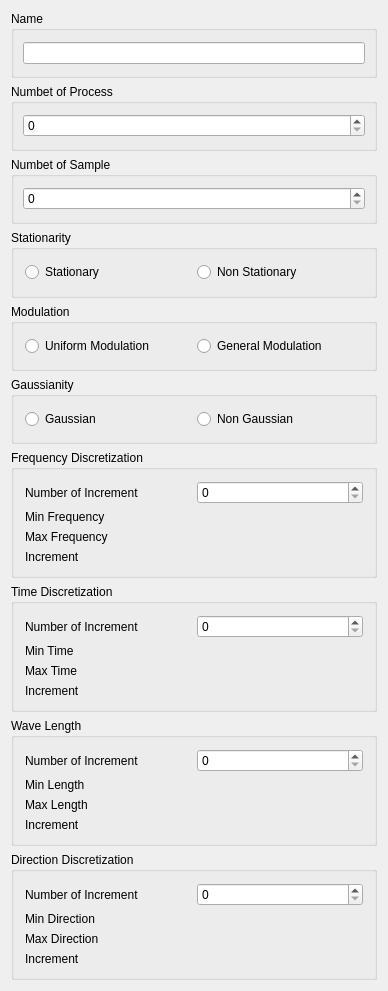
<?xml version="1.0" encoding="UTF-8"?>
<ui version="4.0">
 <class>SeismicLabGui::DlgNewSimulation</class>
 <widget class="QWidget" name="SeismicLabGui::DlgNewSimulation">
  <property name="geometry">
   <rect>
    <x>0</x>
    <y>0</y>
    <width>388</width>
    <height>991</height>
   </rect>
  </property>
  <property name="windowTitle">
   <string>Simulation</string>
  </property>
  <property name="sizeGripEnabled" stdset="0">
   <bool>true</bool>
  </property>
  <layout class="QVBoxLayout" name="verticalLayout" stretch="0,0,0,0,0,0,0,0,0,0">
   <item>
    <widget class="QGroupBox" name="GroupBox5_2">
     <property name="title">
      <string>Name</string>
     </property>
     <layout class="QGridLayout" name="_2">
      <property name="leftMargin">
       <number>9</number>
      </property>
      <property name="topMargin">
       <number>9</number>
      </property>
      <property name="rightMargin">
       <number>9</number>
      </property>
      <property name="bottomMargin">
       <number>9</number>
      </property>
      <property name="spacing">
       <number>6</number>
      </property>
      <item row="0" column="0">
       <widget class="QLineEdit" name="NameLineEdit"/>
      </item>
     </layout>
    </widget>
   </item>
   <item>
    <widget class="QGroupBox" name="GroupBox5_4">
     <property name="title">
      <string>Numbet of Process</string>
     </property>
     <layout class="QGridLayout" name="_4">
      <property name="leftMargin">
       <number>9</number>
      </property>
      <property name="topMargin">
       <number>9</number>
      </property>
      <property name="rightMargin">
       <number>9</number>
      </property>
      <property name="bottomMargin">
       <number>9</number>
      </property>
      <property name="spacing">
       <number>6</number>
      </property>
      <item row="0" column="0">
       <widget class="QSpinBox" name="numberOfProcessSpinBox"/>
      </item>
     </layout>
    </widget>
   </item>
   <item>
    <widget class="QGroupBox" name="GroupBox5_5">
     <property name="title">
      <string>Numbet of Sample</string>
     </property>
     <layout class="QGridLayout" name="_5">
      <property name="leftMargin">
       <number>9</number>
      </property>
      <property name="topMargin">
       <number>9</number>
      </property>
      <property name="rightMargin">
       <number>9</number>
      </property>
      <property name="bottomMargin">
       <number>9</number>
      </property>
      <property name="spacing">
       <number>6</number>
      </property>
      <item row="0" column="0">
       <widget class="QSpinBox" name="numberOfSampleSpinBox"/>
      </item>
     </layout>
    </widget>
   </item>
   <item>
    <widget class="QGroupBox" name="RotationGB_3">
     <property name="sizePolicy">
      <sizepolicy hsizetype="MinimumExpanding" vsizetype="Preferred">
       <horstretch>0</horstretch>
       <verstretch>0</verstretch>
      </sizepolicy>
     </property>
     <property name="toolTip">
      <string>RPS tooltips</string>
     </property>
     <property name="title">
      <string>Stationarity</string>
     </property>
     <layout class="QVBoxLayout" name="verticalLayout_6">
      <item>
       <layout class="QGridLayout" name="gridLayout_5">
        <item row="1" column="0">
         <widget class="QRadioButton" name="stationaryRadioButton">
          <property name="text">
           <string>Stationary</string>
          </property>
         </widget>
        </item>
        <item row="1" column="1">
         <widget class="QRadioButton" name="nonStationaryRadioButton">
          <property name="text">
           <string>Non Stationary</string>
          </property>
         </widget>
        </item>
       </layout>
      </item>
     </layout>
    </widget>
   </item>
   <item>
    <widget class="QGroupBox" name="RotationGB_5">
     <property name="sizePolicy">
      <sizepolicy hsizetype="MinimumExpanding" vsizetype="Preferred">
       <horstretch>0</horstretch>
       <verstretch>0</verstretch>
      </sizepolicy>
     </property>
     <property name="toolTip">
      <string>Use custom vector for pad direction otherwise
the sketch plane's normal vector will be used</string>
     </property>
     <property name="title">
      <string>Modulation</string>
     </property>
     <layout class="QVBoxLayout" name="verticalLayout_8">
      <item>
       <layout class="QGridLayout" name="gridLayout_7">
        <item row="1" column="1">
         <widget class="QRadioButton" name="generalModulationRadioButton">
          <property name="text">
           <string>General Modulation</string>
          </property>
         </widget>
        </item>
        <item row="1" column="0">
         <widget class="QRadioButton" name="uniformModulationRadioButton">
          <property name="text">
           <string>Uniform Modulation</string>
          </property>
         </widget>
        </item>
       </layout>
      </item>
     </layout>
    </widget>
   </item>
   <item>
    <widget class="QGroupBox" name="RotationGB_4">
     <property name="sizePolicy">
      <sizepolicy hsizetype="MinimumExpanding" vsizetype="Preferred">
       <horstretch>0</horstretch>
       <verstretch>0</verstretch>
      </sizepolicy>
     </property>
     <property name="toolTip">
      <string>Use custom vector for pad direction otherwise
the sketch plane's normal vector will be used</string>
     </property>
     <property name="title">
      <string>Gaussianity</string>
     </property>
     <layout class="QVBoxLayout" name="verticalLayout_7">
      <item>
       <layout class="QGridLayout" name="gridLayout_6">
        <item row="1" column="1">
         <widget class="QRadioButton" name="nonGaussianRadioButton">
          <property name="text">
           <string>Non Gaussian</string>
          </property>
         </widget>
        </item>
        <item row="1" column="0">
         <widget class="QRadioButton" name="gaussionRadioButton">
          <property name="text">
           <string>Gaussian</string>
          </property>
         </widget>
        </item>
       </layout>
      </item>
     </layout>
    </widget>
   </item>
   <item>
    <widget class="QGroupBox" name="RotationGB_8">
     <property name="sizePolicy">
      <sizepolicy hsizetype="MinimumExpanding" vsizetype="Preferred">
       <horstretch>0</horstretch>
       <verstretch>0</verstretch>
      </sizepolicy>
     </property>
     <property name="toolTip">
      <string>Use custom vector for pad direction otherwise
the sketch plane's normal vector will be used</string>
     </property>
     <property name="title">
      <string>Frequency Discretization</string>
     </property>
     <layout class="QVBoxLayout" name="verticalLayout_11">
      <item>
       <layout class="QGridLayout" name="gridLayout_10">
        <item row="0" column="0">
         <widget class="QLabel" name="labelXSkew_4">
          <property name="text">
           <string>Number of Increment</string>
          </property>
         </widget>
        </item>
        <item row="1" column="1">
         <widget class="Gui::QuantitySpinBox" name="frequencyMinSpinBox" native="true">
          <property name="toolTip">
           <string>y-component of direction vector</string>
          </property>
          <property name="keyboardTracking" stdset="0">
           <bool>false</bool>
          </property>
          <property name="minimum" stdset="0">
           <double>-100.000000000000000</double>
          </property>
          <property name="maximum" stdset="0">
           <double>100.000000000000000</double>
          </property>
          <property name="singleStep" stdset="0">
           <double>0.100000000000000</double>
          </property>
          <property name="unit" stdset="0">
           <string notr="true"/>
          </property>
         </widget>
        </item>
        <item row="1" column="0">
         <widget class="QLabel" name="labelYSkew_4">
          <property name="text">
           <string>Min Frequency</string>
          </property>
         </widget>
        </item>
        <item row="2" column="1">
         <widget class="Gui::QuantitySpinBox" name="frequencyMaxSpinBox" native="true">
          <property name="toolTip">
           <string>z-component of direction vector</string>
          </property>
          <property name="keyboardTracking" stdset="0">
           <bool>false</bool>
          </property>
          <property name="minimum" stdset="0">
           <double>-100.000000000000000</double>
          </property>
          <property name="maximum" stdset="0">
           <double>100.000000000000000</double>
          </property>
          <property name="singleStep" stdset="0">
           <double>1.000000000000000</double>
          </property>
          <property name="value" stdset="0">
           <double>0.000000000000000</double>
          </property>
          <property name="unit" stdset="0">
           <string notr="true"/>
          </property>
         </widget>
        </item>
        <item row="2" column="0">
         <widget class="QLabel" name="labelZSkew_4">
          <property name="text">
           <string>Max Frequency</string>
          </property>
         </widget>
        </item>
        <item row="3" column="0">
         <widget class="QLabel" name="label_27">
          <property name="text">
           <string>Increment</string>
          </property>
         </widget>
        </item>
        <item row="3" column="1">
         <widget class="Gui::QuantitySpinBox" name="frequencyIncrementSpinBox" native="true">
          <property name="toolTip">
           <string>z-component of direction vector</string>
          </property>
          <property name="keyboardTracking" stdset="0">
           <bool>false</bool>
          </property>
          <property name="minimum" stdset="0">
           <double>-100.000000000000000</double>
          </property>
          <property name="maximum" stdset="0">
           <double>100.000000000000000</double>
          </property>
          <property name="singleStep" stdset="0">
           <double>0.100000000000000</double>
          </property>
          <property name="value" stdset="0">
           <double>0.000000000000000</double>
          </property>
          <property name="unit" stdset="0">
           <string notr="true"/>
          </property>
         </widget>
        </item>
        <item row="0" column="1">
         <widget class="QSpinBox" name="frequencyNumberSpinBox"/>
        </item>
       </layout>
      </item>
     </layout>
    </widget>
   </item>
   <item>
    <widget class="QGroupBox" name="RotationGB_2">
     <property name="sizePolicy">
      <sizepolicy hsizetype="MinimumExpanding" vsizetype="Preferred">
       <horstretch>0</horstretch>
       <verstretch>0</verstretch>
      </sizepolicy>
     </property>
     <property name="toolTip">
      <string>Use custom vector for pad direction otherwise
the sketch plane's normal vector will be used</string>
     </property>
     <property name="title">
      <string>Time Discretization</string>
     </property>
     <layout class="QVBoxLayout" name="verticalLayout_4">
      <item>
       <layout class="QGridLayout" name="gridLayout_3">
        <item row="0" column="0">
         <widget class="QLabel" name="labelXSkew_2">
          <property name="text">
           <string>Number of Increment</string>
          </property>
         </widget>
        </item>
        <item row="1" column="1">
         <widget class="Gui::QuantitySpinBox" name="timeMinSpinBox" native="true">
          <property name="toolTip">
           <string>y-component of direction vector</string>
          </property>
          <property name="keyboardTracking" stdset="0">
           <bool>false</bool>
          </property>
          <property name="minimum" stdset="0">
           <double>-100.000000000000000</double>
          </property>
          <property name="maximum" stdset="0">
           <double>100.000000000000000</double>
          </property>
          <property name="singleStep" stdset="0">
           <double>0.100000000000000</double>
          </property>
          <property name="unit" stdset="0">
           <string notr="true"/>
          </property>
         </widget>
        </item>
        <item row="1" column="0">
         <widget class="QLabel" name="labelYSkew_2">
          <property name="text">
           <string>Min Time</string>
          </property>
         </widget>
        </item>
        <item row="2" column="1">
         <widget class="Gui::QuantitySpinBox" name="timeMaxSpinBox" native="true">
          <property name="toolTip">
           <string>z-component of direction vector</string>
          </property>
          <property name="keyboardTracking" stdset="0">
           <bool>false</bool>
          </property>
          <property name="minimum" stdset="0">
           <double>-100.000000000000000</double>
          </property>
          <property name="maximum" stdset="0">
           <double>100.000000000000000</double>
          </property>
          <property name="singleStep" stdset="0">
           <double>0.100000000000000</double>
          </property>
          <property name="value" stdset="0">
           <double>0.000000000000000</double>
          </property>
          <property name="unit" stdset="0">
           <string notr="true"/>
          </property>
         </widget>
        </item>
        <item row="2" column="0">
         <widget class="QLabel" name="labelZSkew_2">
          <property name="text">
           <string>Max Time</string>
          </property>
         </widget>
        </item>
        <item row="3" column="0">
         <widget class="QLabel" name="label_24">
          <property name="text">
           <string>Increment</string>
          </property>
         </widget>
        </item>
        <item row="3" column="1">
         <widget class="Gui::QuantitySpinBox" name="timeIncrementSpinBox" native="true">
          <property name="toolTip">
           <string>z-component of direction vector</string>
          </property>
          <property name="keyboardTracking" stdset="0">
           <bool>false</bool>
          </property>
          <property name="minimum" stdset="0">
           <double>-100.000000000000000</double>
          </property>
          <property name="maximum" stdset="0">
           <double>100.000000000000000</double>
          </property>
          <property name="singleStep" stdset="0">
           <double>0.100000000000000</double>
          </property>
          <property name="value" stdset="0">
           <double>0.000000000000000</double>
          </property>
          <property name="unit" stdset="0">
           <string notr="true"/>
          </property>
         </widget>
        </item>
        <item row="0" column="1">
         <widget class="QSpinBox" name="timeNumberSpinBox"/>
        </item>
       </layout>
      </item>
     </layout>
    </widget>
   </item>
   <item>
    <widget class="QGroupBox" name="RotationGB_9">
     <property name="sizePolicy">
      <sizepolicy hsizetype="MinimumExpanding" vsizetype="Preferred">
       <horstretch>0</horstretch>
       <verstretch>0</verstretch>
      </sizepolicy>
     </property>
     <property name="toolTip">
      <string>Use custom vector for pad direction otherwise
the sketch plane's normal vector will be used</string>
     </property>
     <property name="title">
      <string>Wave Length</string>
     </property>
     <layout class="QVBoxLayout" name="verticalLayout_12">
      <item>
       <layout class="QGridLayout" name="gridLayout_11">
        <item row="0" column="0">
         <widget class="QLabel" name="labelXSkew_5">
          <property name="text">
           <string>Number of Increment</string>
          </property>
         </widget>
        </item>
        <item row="1" column="1">
         <widget class="Gui::QuantitySpinBox" name="waveMinLengthSpinBox" native="true">
          <property name="toolTip">
           <string>y-component of direction vector</string>
          </property>
          <property name="keyboardTracking" stdset="0">
           <bool>false</bool>
          </property>
          <property name="minimum" stdset="0">
           <double>-100.000000000000000</double>
          </property>
          <property name="maximum" stdset="0">
           <double>100.000000000000000</double>
          </property>
          <property name="singleStep" stdset="0">
           <double>0.100000000000000</double>
          </property>
          <property name="unit" stdset="0">
           <string notr="true"/>
          </property>
         </widget>
        </item>
        <item row="1" column="0">
         <widget class="QLabel" name="labelYSkew_5">
          <property name="text">
           <string>Min Length</string>
          </property>
         </widget>
        </item>
        <item row="2" column="1">
         <widget class="Gui::QuantitySpinBox" name="waveMaxLengthSpinBox" native="true">
          <property name="toolTip">
           <string>z-component of direction vector</string>
          </property>
          <property name="keyboardTracking" stdset="0">
           <bool>false</bool>
          </property>
          <property name="minimum" stdset="0">
           <double>-100.000000000000000</double>
          </property>
          <property name="maximum" stdset="0">
           <double>100.000000000000000</double>
          </property>
          <property name="singleStep" stdset="0">
           <double>0.100000000000000</double>
          </property>
          <property name="value" stdset="0">
           <double>0.000000000000000</double>
          </property>
          <property name="unit" stdset="0">
           <string notr="true"/>
          </property>
         </widget>
        </item>
        <item row="2" column="0">
         <widget class="QLabel" name="labelZSkew_5">
          <property name="text">
           <string>Max Length</string>
          </property>
         </widget>
        </item>
        <item row="3" column="0">
         <widget class="QLabel" name="label_28">
          <property name="text">
           <string>Increment</string>
          </property>
         </widget>
        </item>
        <item row="3" column="1">
         <widget class="Gui::QuantitySpinBox" name="waveLengthIncrementSpinBox" native="true">
          <property name="toolTip">
           <string>z-component of direction vector</string>
          </property>
          <property name="keyboardTracking" stdset="0">
           <bool>false</bool>
          </property>
          <property name="minimum" stdset="0">
           <double>-100.000000000000000</double>
          </property>
          <property name="maximum" stdset="0">
           <double>100.000000000000000</double>
          </property>
          <property name="singleStep" stdset="0">
           <double>0.100000000000000</double>
          </property>
          <property name="value" stdset="0">
           <double>0.000000000000000</double>
          </property>
          <property name="unit" stdset="0">
           <string notr="true"/>
          </property>
         </widget>
        </item>
        <item row="0" column="1">
         <widget class="QSpinBox" name="waveNumberOfIncrementSpinBox"/>
        </item>
       </layout>
      </item>
     </layout>
    </widget>
   </item>
   <item>
    <widget class="QGroupBox" name="RotationGB_10">
     <property name="sizePolicy">
      <sizepolicy hsizetype="MinimumExpanding" vsizetype="Preferred">
       <horstretch>0</horstretch>
       <verstretch>0</verstretch>
      </sizepolicy>
     </property>
     <property name="toolTip">
      <string>Use custom vector for pad direction otherwise
the sketch plane's normal vector will be used</string>
     </property>
     <property name="title">
      <string>Direction Discretization</string>
     </property>
     <layout class="QVBoxLayout" name="verticalLayout_13">
      <item>
       <layout class="QGridLayout" name="gridLayout_12">
        <item row="0" column="0">
         <widget class="QLabel" name="labelXSkew_6">
          <property name="text">
           <string>Number of Increment</string>
          </property>
         </widget>
        </item>
        <item row="1" column="1">
         <widget class="Gui::QuantitySpinBox" name="directionMinSpinBox" native="true">
          <property name="toolTip">
           <string>y-component of direction vector</string>
          </property>
          <property name="keyboardTracking" stdset="0">
           <bool>false</bool>
          </property>
          <property name="minimum" stdset="0">
           <double>-100.000000000000000</double>
          </property>
          <property name="maximum" stdset="0">
           <double>100.000000000000000</double>
          </property>
          <property name="singleStep" stdset="0">
           <double>0.100000000000000</double>
          </property>
          <property name="unit" stdset="0">
           <string notr="true"/>
          </property>
         </widget>
        </item>
        <item row="1" column="0">
         <widget class="QLabel" name="labelYSkew_6">
          <property name="text">
           <string>Min Direction</string>
          </property>
         </widget>
        </item>
        <item row="2" column="1">
         <widget class="Gui::QuantitySpinBox" name="directionMaxSpinBox" native="true">
          <property name="toolTip">
           <string>z-component of direction vector</string>
          </property>
          <property name="keyboardTracking" stdset="0">
           <bool>false</bool>
          </property>
          <property name="minimum" stdset="0">
           <double>-100.000000000000000</double>
          </property>
          <property name="maximum" stdset="0">
           <double>100.000000000000000</double>
          </property>
          <property name="singleStep" stdset="0">
           <double>0.100000000000000</double>
          </property>
          <property name="value" stdset="0">
           <double>0.000000000000000</double>
          </property>
          <property name="unit" stdset="0">
           <string notr="true"/>
          </property>
         </widget>
        </item>
        <item row="2" column="0">
         <widget class="QLabel" name="labelZSkew_6">
          <property name="text">
           <string>Max Direction</string>
          </property>
         </widget>
        </item>
        <item row="3" column="0">
         <widget class="QLabel" name="label_29">
          <property name="text">
           <string>Increment</string>
          </property>
         </widget>
        </item>
        <item row="3" column="1">
         <widget class="Gui::QuantitySpinBox" name="directionIncrementSpinBox" native="true">
          <property name="toolTip">
           <string>z-component of direction vector</string>
          </property>
          <property name="keyboardTracking" stdset="0">
           <bool>false</bool>
          </property>
          <property name="minimum" stdset="0">
           <double>-100.000000000000000</double>
          </property>
          <property name="maximum" stdset="0">
           <double>100.000000000000000</double>
          </property>
          <property name="singleStep" stdset="0">
           <double>0.100000000000000</double>
          </property>
          <property name="value" stdset="0">
           <double>0.000000000000000</double>
          </property>
          <property name="unit" stdset="0">
           <string notr="true"/>
          </property>
         </widget>
        </item>
        <item row="0" column="1">
         <widget class="QSpinBox" name="directionNumberOfIncrementSpinBox"/>
        </item>
       </layout>
      </item>
     </layout>
    </widget>
   </item>
  </layout>
 </widget>
 <layoutdefault spacing="6" margin="11"/>
 <customwidgets>
  <customwidget>
   <class>Gui::QuantitySpinBox</class>
   <extends>QWidget</extends>
   <header>Gui/QuantitySpinBox.h</header>
  </customwidget>
 </customwidgets>
 <resources/>
 <connections/>
</ui>
